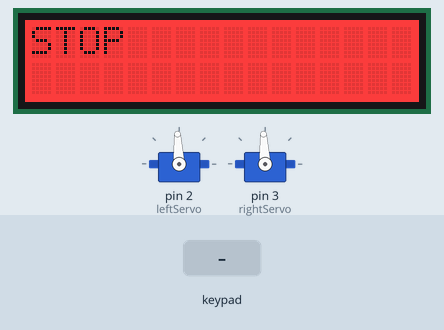
A sketch run on a simulated Arduino Uno, built with avr-gcc and run on an emulated ATmega328P. Parts: 2 × servo, 16×2 character LCD. The inputs (shaded band) are chosen by the test bench.

Above: at 1.2 s.
1.3 s: key 'U' pressed
At 2.6 s:
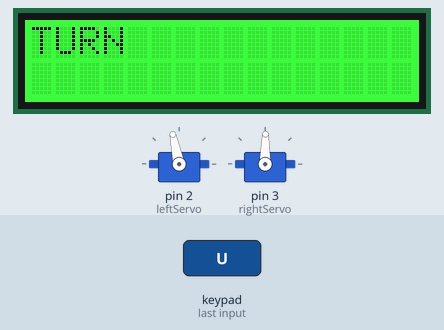
At 10.5 s:
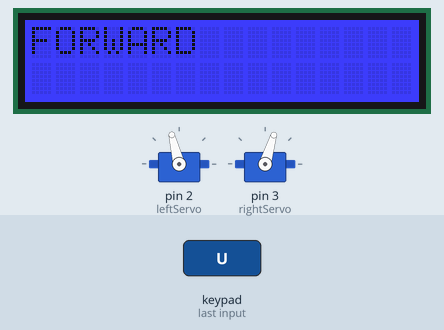
Timing chart, 0 to 32.3 s (numbered marks = the images above; inputs shaded):
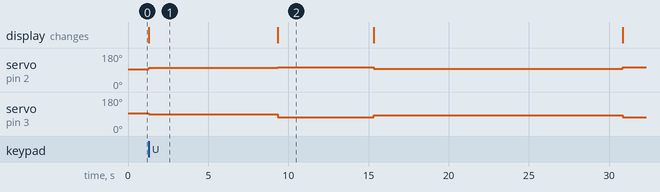

The sketch:

8openLoop.ino
```cpp
/* Description
  The robot moves in a "8" path. Each circle part of the "8" path has the radius of 30 inches
*/
#include <Servo.h>
#include <Adafruit_RGBLCDShield.h>

Adafruit_RGBLCDShield lcd = Adafruit_RGBLCDShield();

Servo leftServo;
Servo rightServo;

unsigned long timeElapsed;
uint8_t buttons;
long last;  //last time you switched operations
int stepCount = 0;  //to keep track of steps. total of 7 steps from 1 to 7.
int state = 0; //to choose between different states. 0 is stop. 1 is turning. 2 is forward.
int mode = 0; //to keep track of whether the bot is turning left or right. 1 is left. 2 is right.
bool action = false;  //whether the bot is moving/needs to move or not
bool turning = false; //to keep track of whether the bot is turning or not.
bool forward = false; //to keep track of whether the bot is moving forward or not
unsigned long distanceThreshold = 6000;  //distance threshold for moving forward
unsigned long turnThreshold;  //distance threshold for moving right or left in a circle

#define RED 0x1
#define YELLOW 0x3
#define GREEN 0x2
#define TEAL 0x6
#define BLUE 0x4
#define VIOLET 0x5
#define WHITE 0x7

void switchState();
void moveForward();
void moveStop();
void moveLeft();
void moveRight();
void turnRight();
void turnLeft();
void updateTurningThreshold();

void setup()
{
  leftServo.attach(2);
  rightServo.attach(3);
  moveStop();
  lcd.begin(16, 2);
  lcd.clear();
  lcd.setCursor(0, 0);
  lcd.print("STOP");
  lcd.setBacklight(RED);
}

void loop()
{
  timeElapsed = millis();
  buttons = lcd.readButtons();

  switchState();

  switch(state)
  {
    case 0: // for stop state
        action = false;
        turning = false;
        forward = false;
        moveStop();
      break;
    case 1: // for turning
      if (timeElapsed - last < turnThreshold)
      {
        turning = true;
        action = true;
        forward = false;
        if (mode == 1)
          moveLeft();
        else if (mode == 2)
          moveRight();
      }
      else
      {
        turning = false;
        action = false;
        forward = true;
      }
      break;
    case 2: // for forward state
      if (timeElapsed - last < distanceThreshold)
      {
        turning = false;
        action = true;
        forward = true;
        moveForward();
      }
      else
      {
        turning = true;
        action = false;
        forward = false;
      }
      break;
  }
  delay(10);
}

void moveForward()
{
  leftServo.writeMicroseconds(1615);
  rightServo.writeMicroseconds(1300);
}

void moveStop()
{
  leftServo.writeMicroseconds(1500);
  rightServo.writeMicroseconds(1500);
}

void moveRight()  // Dia 30 inches
{
  leftServo.writeMicroseconds(1600); //1600
  rightServo.writeMicroseconds(1457); //1458
}

void moveLeft()  // Dia 30 inches
{
  leftServo.writeMicroseconds(1545);//1551
  rightServo.writeMicroseconds(1400);//1400
}

void turnRight()  //90 degree right turn
{
  leftServo.writeMicroseconds(1700);
  rightServo.writeMicroseconds(1700);
}

void turnLeft()  //90 degree left turn
{
  leftServo.writeMicroseconds(1300);
  rightServo.writeMicroseconds(1300);
}

void updateTurningThreshold()
{
  if (mode == 2)
    turnThreshold = 8000; //for a turn angle of 120 degrees.
  else if (mode == 1)
    turnThreshold = 15500; //for a turn angle of 240 degrees.
}

void switchState()
{
  if (stepCount == 5 && action == false)  // Stop state transition
  {
    state = 0; //for stop state
    last = timeElapsed;
    mode = 0;
    stepCount =  0;
    lcd.clear();
    lcd.setCursor(0, 0);
    lcd.print("STOP");
    lcd.setBacklight(RED);
  }
  else if (((buttons & BUTTON_UP) && action == false) || (action == false && mode == 1 && turning == true && forward == false))  //Right move transition with angle 120 degrees.
  {
    state = 1;  //setting state as turning
    mode = 2; //setting circle direction as right
    last = timeElapsed;
    stepCount =  stepCount + 1;
    updateTurningThreshold();
    lcd.clear();
    lcd.setCursor(0, 0);
    lcd.print("TURN");
    lcd.setBacklight(GREEN);
  }
  else if (action == false && mode == 2 && turning == true && forward == false) //Left move transition with angle 240 degrees.
  {
    state = 1; //setting state as turning
    mode = 1; //setting circle direction as left
    last = timeElapsed;
    stepCount =  stepCount + 1;
    updateTurningThreshold();
    lcd.clear();
    lcd.setCursor(0, 0);
    lcd.print("TURN");
    lcd.setBacklight(GREEN);

  }
  else if (action == false && forward == true && turning == false) //Forward state transition
  {
    state = 2; //setting state as forward
    last = timeElapsed;
    stepCount =  stepCount + 1;
    lcd.clear();
    lcd.setCursor(0, 0);
    lcd.print("FORWARD");
    lcd.setBacklight(BLUE);
  }
}
```

Measured:
- after the input at 1.3 s, servo on pin 2 (leftServo): 93° → 102° at once, → 104° 8.0 s later, → 97° 6.0 s later, → 104° 15.5 s later; servo on pin 3 (rightServo): 93° → 89° at once, → 73° 8.0 s later, → 83° 6.0 s later, → 73° 15.5 s later; the display: changes at once (image 1)
- what the display in image 1 shows lasts 8.0 s, from 1.3 s to 9.3 s
